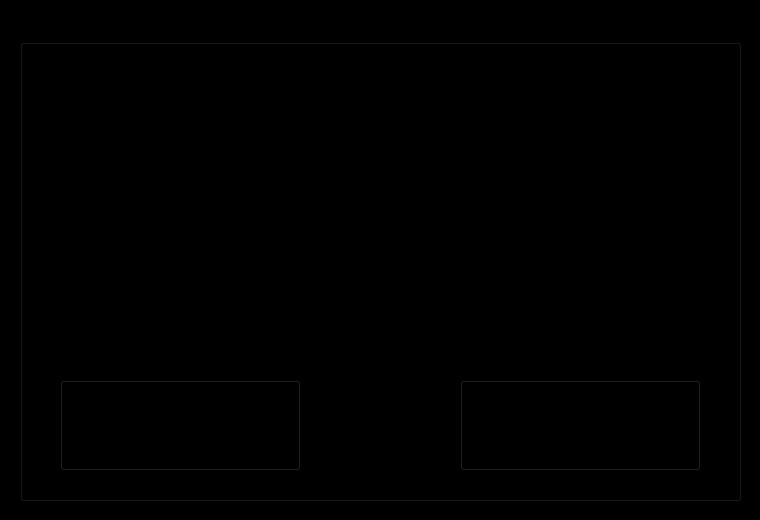
<?xml version="1.0" encoding="UTF-8"?>
<ui version="4.0">
 <class>MainWindow</class>
 <widget class="QMainWindow" name="MainWindow">
  <property name="geometry">
   <rect>
    <x>0</x>
    <y>0</y>
    <width>760</width>
    <height>520</height>
   </rect>
  </property>
  <property name="sizePolicy">
   <sizepolicy hsizetype="Fixed" vsizetype="Fixed">
    <horstretch>0</horstretch>
    <verstretch>0</verstretch>
   </sizepolicy>
  </property>
  <property name="minimumSize">
   <size>
    <width>760</width>
    <height>520</height>
   </size>
  </property>
  <property name="maximumSize">
   <size>
    <width>760</width>
    <height>520</height>
   </size>
  </property>
  <property name="font">
   <font>
    <family>Consolas</family>
    <pointsize>10</pointsize>
   </font>
  </property>
  <property name="windowTitle">
   <string>Update Users</string>
  </property>
  <property name="windowIcon">
   <iconset resource="QRC_FILES/Users/USERS_LOGO.qrc">
    <normaloff>:/PIC/Pictures/Main_logo.jpg</normaloff>:/PIC/Pictures/Main_logo.jpg</iconset>
  </property>
  <property name="styleSheet">
   <string notr="true">background-color: rgb(0, 0, 0);</string>
  </property>
  <widget class="QWidget" name="centralwidget">
   <widget class="QGroupBox" name="groupBox">
    <property name="geometry">
     <rect>
      <x>20</x>
      <y>20</y>
      <width>721</width>
      <height>481</height>
     </rect>
    </property>
    <property name="font">
     <font>
      <family>Consolas</family>
      <pointsize>12</pointsize>
     </font>
    </property>
    <property name="styleSheet">
     <string notr="true">background-image: url(:/PIC/Pictures/BG.jpg);</string>
    </property>
    <property name="title">
     <string>Update Users</string>
    </property>
    <widget class="QLabel" name="label_6">
     <property name="geometry">
      <rect>
       <x>30</x>
       <y>40</y>
       <width>181</width>
       <height>21</height>
      </rect>
     </property>
     <property name="sizePolicy">
      <sizepolicy hsizetype="Fixed" vsizetype="Fixed">
       <horstretch>0</horstretch>
       <verstretch>0</verstretch>
      </sizepolicy>
     </property>
     <property name="font">
      <font>
       <family>Consolas</family>
       <pointsize>10</pointsize>
      </font>
     </property>
     <property name="lineWidth">
      <number>1</number>
     </property>
     <property name="text">
      <string>Staff ID</string>
     </property>
    </widget>
    <widget class="QLineEdit" name="lineEdit">
     <property name="geometry">
      <rect>
       <x>30</x>
       <y>70</y>
       <width>301</width>
       <height>31</height>
      </rect>
     </property>
     <property name="sizePolicy">
      <sizepolicy hsizetype="Fixed" vsizetype="Fixed">
       <horstretch>0</horstretch>
       <verstretch>0</verstretch>
      </sizepolicy>
     </property>
     <property name="font">
      <font>
       <family>Consolas</family>
       <pointsize>10</pointsize>
      </font>
     </property>
     <property name="focusPolicy">
      <enum>Qt::StrongFocus</enum>
     </property>
     <property name="styleSheet">
      <string notr="true">background-image: url(:/PIC/Pictures/TB_PIC.png);</string>
     </property>
     <property name="inputMethodHints">
      <set>Qt::ImhPreferLowercase|Qt::ImhPreferNumbers|Qt::ImhPreferUppercase|Qt::ImhSensitiveData</set>
     </property>
     <property name="frame">
      <bool>false</bool>
     </property>
     <property name="placeholderText">
      <string/>
     </property>
     <property name="clearButtonEnabled">
      <bool>false</bool>
     </property>
    </widget>
    <widget class="QLabel" name="label_7">
     <property name="geometry">
      <rect>
       <x>30</x>
       <y>110</y>
       <width>181</width>
       <height>21</height>
      </rect>
     </property>
     <property name="sizePolicy">
      <sizepolicy hsizetype="Fixed" vsizetype="Fixed">
       <horstretch>0</horstretch>
       <verstretch>0</verstretch>
      </sizepolicy>
     </property>
     <property name="font">
      <font>
       <family>Consolas</family>
       <pointsize>10</pointsize>
      </font>
     </property>
     <property name="lineWidth">
      <number>1</number>
     </property>
     <property name="text">
      <string>Username</string>
     </property>
    </widget>
    <widget class="QLineEdit" name="lineEdit_2">
     <property name="geometry">
      <rect>
       <x>30</x>
       <y>140</y>
       <width>301</width>
       <height>31</height>
      </rect>
     </property>
     <property name="sizePolicy">
      <sizepolicy hsizetype="Fixed" vsizetype="Fixed">
       <horstretch>0</horstretch>
       <verstretch>0</verstretch>
      </sizepolicy>
     </property>
     <property name="font">
      <font>
       <family>Consolas</family>
       <pointsize>10</pointsize>
      </font>
     </property>
     <property name="focusPolicy">
      <enum>Qt::StrongFocus</enum>
     </property>
     <property name="styleSheet">
      <string notr="true">background-image: url(:/PIC/Pictures/TB_PIC.png);</string>
     </property>
     <property name="inputMethodHints">
      <set>Qt::ImhPreferLowercase|Qt::ImhPreferNumbers|Qt::ImhPreferUppercase|Qt::ImhSensitiveData</set>
     </property>
     <property name="frame">
      <bool>false</bool>
     </property>
     <property name="placeholderText">
      <string/>
     </property>
     <property name="clearButtonEnabled">
      <bool>false</bool>
     </property>
    </widget>
    <widget class="QLabel" name="label_8">
     <property name="geometry">
      <rect>
       <x>380</x>
       <y>110</y>
       <width>181</width>
       <height>21</height>
      </rect>
     </property>
     <property name="sizePolicy">
      <sizepolicy hsizetype="Fixed" vsizetype="Fixed">
       <horstretch>0</horstretch>
       <verstretch>0</verstretch>
      </sizepolicy>
     </property>
     <property name="font">
      <font>
       <family>Consolas</family>
       <pointsize>10</pointsize>
      </font>
     </property>
     <property name="lineWidth">
      <number>1</number>
     </property>
     <property name="text">
      <string>Password</string>
     </property>
    </widget>
    <widget class="QLineEdit" name="lineEdit_3">
     <property name="geometry">
      <rect>
       <x>380</x>
       <y>140</y>
       <width>311</width>
       <height>31</height>
      </rect>
     </property>
     <property name="sizePolicy">
      <sizepolicy hsizetype="Fixed" vsizetype="Fixed">
       <horstretch>0</horstretch>
       <verstretch>0</verstretch>
      </sizepolicy>
     </property>
     <property name="font">
      <font>
       <family>Consolas</family>
       <pointsize>10</pointsize>
      </font>
     </property>
     <property name="focusPolicy">
      <enum>Qt::StrongFocus</enum>
     </property>
     <property name="styleSheet">
      <string notr="true">background-image: url(:/PIC/Pictures/TB_PIC.png);</string>
     </property>
     <property name="inputMethodHints">
      <set>Qt::ImhPreferLowercase|Qt::ImhPreferNumbers|Qt::ImhPreferUppercase|Qt::ImhSensitiveData</set>
     </property>
     <property name="frame">
      <bool>false</bool>
     </property>
     <property name="placeholderText">
      <string/>
     </property>
     <property name="clearButtonEnabled">
      <bool>false</bool>
     </property>
    </widget>
    <widget class="QLabel" name="label_9">
     <property name="geometry">
      <rect>
       <x>30</x>
       <y>190</y>
       <width>181</width>
       <height>21</height>
      </rect>
     </property>
     <property name="sizePolicy">
      <sizepolicy hsizetype="Fixed" vsizetype="Fixed">
       <horstretch>0</horstretch>
       <verstretch>0</verstretch>
      </sizepolicy>
     </property>
     <property name="font">
      <font>
       <family>Consolas</family>
       <pointsize>10</pointsize>
      </font>
     </property>
     <property name="lineWidth">
      <number>1</number>
     </property>
     <property name="text">
      <string>First Name</string>
     </property>
    </widget>
    <widget class="QLineEdit" name="lineEdit_4">
     <property name="geometry">
      <rect>
       <x>30</x>
       <y>220</y>
       <width>661</width>
       <height>31</height>
      </rect>
     </property>
     <property name="sizePolicy">
      <sizepolicy hsizetype="Fixed" vsizetype="Fixed">
       <horstretch>0</horstretch>
       <verstretch>0</verstretch>
      </sizepolicy>
     </property>
     <property name="font">
      <font>
       <family>Consolas</family>
       <pointsize>10</pointsize>
      </font>
     </property>
     <property name="focusPolicy">
      <enum>Qt::StrongFocus</enum>
     </property>
     <property name="styleSheet">
      <string notr="true">background-image: url(:/PIC/Pictures/TB_PIC.png);</string>
     </property>
     <property name="inputMethodHints">
      <set>Qt::ImhPreferLowercase|Qt::ImhPreferNumbers|Qt::ImhPreferUppercase|Qt::ImhSensitiveData</set>
     </property>
     <property name="frame">
      <bool>false</bool>
     </property>
     <property name="placeholderText">
      <string/>
     </property>
     <property name="clearButtonEnabled">
      <bool>false</bool>
     </property>
    </widget>
    <widget class="QLabel" name="label_10">
     <property name="geometry">
      <rect>
       <x>30</x>
       <y>270</y>
       <width>181</width>
       <height>21</height>
      </rect>
     </property>
     <property name="sizePolicy">
      <sizepolicy hsizetype="Fixed" vsizetype="Fixed">
       <horstretch>0</horstretch>
       <verstretch>0</verstretch>
      </sizepolicy>
     </property>
     <property name="font">
      <font>
       <family>Consolas</family>
       <pointsize>10</pointsize>
      </font>
     </property>
     <property name="lineWidth">
      <number>1</number>
     </property>
     <property name="text">
      <string>Last Name</string>
     </property>
    </widget>
    <widget class="QLineEdit" name="lineEdit_5">
     <property name="geometry">
      <rect>
       <x>30</x>
       <y>300</y>
       <width>661</width>
       <height>31</height>
      </rect>
     </property>
     <property name="sizePolicy">
      <sizepolicy hsizetype="Fixed" vsizetype="Fixed">
       <horstretch>0</horstretch>
       <verstretch>0</verstretch>
      </sizepolicy>
     </property>
     <property name="font">
      <font>
       <family>Consolas</family>
       <pointsize>10</pointsize>
      </font>
     </property>
     <property name="focusPolicy">
      <enum>Qt::StrongFocus</enum>
     </property>
     <property name="styleSheet">
      <string notr="true">background-image: url(:/PIC/Pictures/TB_PIC.png);</string>
     </property>
     <property name="inputMethodHints">
      <set>Qt::ImhPreferLowercase|Qt::ImhPreferNumbers|Qt::ImhPreferUppercase|Qt::ImhSensitiveData</set>
     </property>
     <property name="frame">
      <bool>false</bool>
     </property>
     <property name="placeholderText">
      <string/>
     </property>
     <property name="clearButtonEnabled">
      <bool>false</bool>
     </property>
    </widget>
    <widget class="QPushButton" name="pushButton">
     <property name="geometry">
      <rect>
       <x>40</x>
       <y>360</y>
       <width>241</width>
       <height>91</height>
      </rect>
     </property>
     <property name="font">
      <font>
       <family>Consolas</family>
       <pointsize>10</pointsize>
      </font>
     </property>
     <property name="focusPolicy">
      <enum>Qt::TabFocus</enum>
     </property>
     <property name="text">
      <string>Clear</string>
     </property>
     <property name="default">
      <bool>false</bool>
     </property>
     <property name="flat">
      <bool>false</bool>
     </property>
    </widget>
    <widget class="QPushButton" name="pushButton_2">
     <property name="geometry">
      <rect>
       <x>440</x>
       <y>360</y>
       <width>241</width>
       <height>91</height>
      </rect>
     </property>
     <property name="font">
      <font>
       <family>Consolas</family>
       <pointsize>10</pointsize>
      </font>
     </property>
     <property name="focusPolicy">
      <enum>Qt::TabFocus</enum>
     </property>
     <property name="text">
      <string>Update</string>
     </property>
     <property name="default">
      <bool>false</bool>
     </property>
     <property name="flat">
      <bool>false</bool>
     </property>
    </widget>
   </widget>
  </widget>
 </widget>
 <resources>
  <include location="QRC_FILES/Users/USERS_LOGO.qrc"/>
  <include location="QRC_FILES/Users/USERS_TB_BG.qrc"/>
  <include location="QRC_FILES/Users/USERS_GB_BG.qrc"/>
 </resources>
 <connections/>
</ui>
